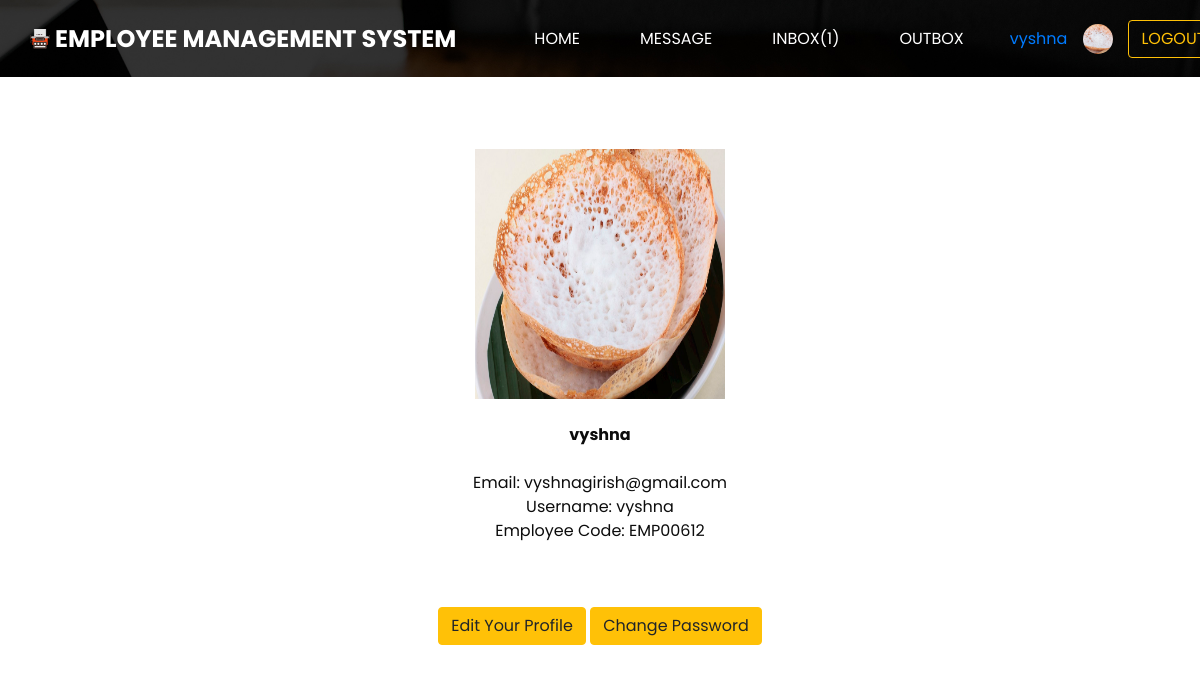
The app's page /profile/ (signed in) with its own data.
### myapp/models.py (models this page shows, shortened)
class User(AbstractUser):
    name = models.CharField(max_length=50)
    email = models.EmailField(blank="True")
    employee_type= models.CharField(blank="False", default="Employee",max_length=10)
    employee_code = models.CharField(max_length=10, unique="True")
    image = models.ImageField(upload_to='images/',default='images/default-profile-pic.jpg',blank="False")
    phone_number=models.CharField(max_length=13,blank="True")
    def __str__(self):
        return self.name

### myapp/views.py (the view)
# urls.py: path('profile/',views.profile,name='profile'),
def profile(request):
    emp = request.session.get('username')
    if emp is None:                 #not logged in
        return redirect('loginpage')
    else:
        user=User.objects.get(username=emp)
        unread_count = Messages.objects.filter(to=user, read=False).count()
        if user.employee_type == 'HR' or user.is_superuser == 1:
            return render(request,'myapp/hrprofile.html',{'emp':user,'unread_count':unread_count })
        else:
            return render(request,'myapp/profile.html',{'emp':user,'unread_count':unread_count })

### myapp/templates/myapp/profile.html (shortened to what this page needs)
{% extends 'myapp/employee_dashboard.html' %}
{% block content %}
<br><br>
<br>
    <div style="text-align: center;">
        <img src="/media/{{ emp.image }}" alt="{{ emp.image.name }}" style="width:250px; height:250px"><br><br>
        <p style="text-align: center;"><b>{{emp.name }}</b><br>
            <br>
            Email: {{emp.email }}<br>
            Username:  {{emp.username }}<br>
            Employee Code: {{emp.employee_code }}<br><br><br>
        </p>
        <a href="/editprofile/{{emp.id}}" class="btn btn-warning">Edit Your Profile</a>
        <a href="/changepassword/{{emp.id}}" class="btn btn-warning">Change Password</a>
      </div>
{%endblock%}

### myapp/templates/myapp/employee_dashboard.html (shortened to what this page needs)
{% load static %}
<!DOCTYPE html>
<html>
<head>
  <link rel="stylesheet" type="text/css"
    href="https://cdnjs.cloudflare.com/ajax/libs/OwlCarousel2/2.1.3/assets/owl.carousel.min.css" />
  <link rel="stylesheet" href="https://maxcdn.bootstrapcdn.com/font-awesome/4.3.0/css/font-awesome.min.css">
  <link rel="stylesheet" type="text/css" href="{% static 'css/bootstrap.css' %}" />
  <link href="{% static 'css/style.css' %}" rel="stylesheet" />
  <link href="{% static 'css/responsive.css' %}" rel="stylesheet" />
</head>
<body class="sub_page">
  <div class="hero_area">
    <header class="header_section">
      <div class="container">
        <nav class="navbar navbar-expand-lg custom_nav-container pt-3">
          <a class="navbar-brand mr-5" href="{% url 'home' %}">
            <img src="{% static 'images/logo.png' %}" alt="">
            <span>
              EMPLOYEE MANAGEMENT SYSTEM
            </span>
          </a>
          <div class="collapse navbar-collapse" id="navbarSupportedContent">
            <div class="d-flex ml-auto flex-column flex-lg-row align-items-center">
              <ul class="navbar-nav  ">
                <li class="nav-item active">
                  <a class="nav-link" href="{% url 'home' %}">Home <span class="sr-only">(current)</span></a>
                </li>
                <li class="nav-item">
                  <a class="nav-link" href="{% url 'sendmessageemp' %}"> Message </a>
                </li>
                <li class="nav-item">
                  <a class="nav-link" href="{% url 'inbox' %}"> Inbox({{unread_count}}) </a>
                </li>
                <li class="nav-item">
                  <a class="nav-link" href="{% url 'outbox' %}">Outbox</a>
                </li>
              </ul>
              <div class="d-flex align-items-center">
                <a class="nav-link" href="{% url 'profile' %}">{{emp}}</a>
                <div class="rounded-circle" style="width: 30px; height: 30px; overflow: hidden; margin-right: 15px;">
                  <img src="/media/{{emp.image}}" alt="{{ emp.image.name }}" style="width: 100%; height: 100%; object-fit: cover;">
                </div>
                <a href="{% url 'logoutpage' %}" class="btn btn-outline-warning">LOGOUT</a>
              </div>
            </div>
          </div>
        </nav>
      </div>
    </header>
  </div>
<div class="container">
{% block content %}{% endblock %}
</div>
</body>
</html>

### static/css/style.css (style rules this page uses)
body { font-family: 'Poppins', sans-serif; color: #0c0c0c; background-color: #ffffff; }
.hero_area { height: 100vh; background-image: url(../images/hero-bg.jpg); background-size: cover; }
.sub_page .hero_area { height: auto; }
.custom_nav-container.navbar-expand-lg .navbar-nav .nav-item .nav-link { padding: 10px 30px; color: #ffffff; text-align: center; text-transform: uppercase; }
a, a:hover, a:focus { text-decoration: none; }
.btn, .btn:focus { outline: none !important; -webkit-box-shadow: none; box-shadow: none; }
.navbar-brand { display: -webkit-box; display: -ms-flexbox; display: flex; -webkit-box-align: center; -ms-flex-align: center; align-items: center; }
.navbar-brand img { width: 20px; margin-right: 5px; }
.navbar-brand span { font-size: 24px; font-weight: 700; color: #ffffff; text-transform: uppercase; }
.custom_nav-container { z-index: 99999; padding: 15px 0; }

### static/css/responsive.css (style rules this page uses)
@media (min-width: 1200px) { .container { max-width: 1170px; } }

### records on screen
User: name "vyshna", image (picture), email "vyshnagirish@gmail.com", username "vyshna", employee_code "EMP00612"

### other values on screen
{{ unread_count }} "1"
